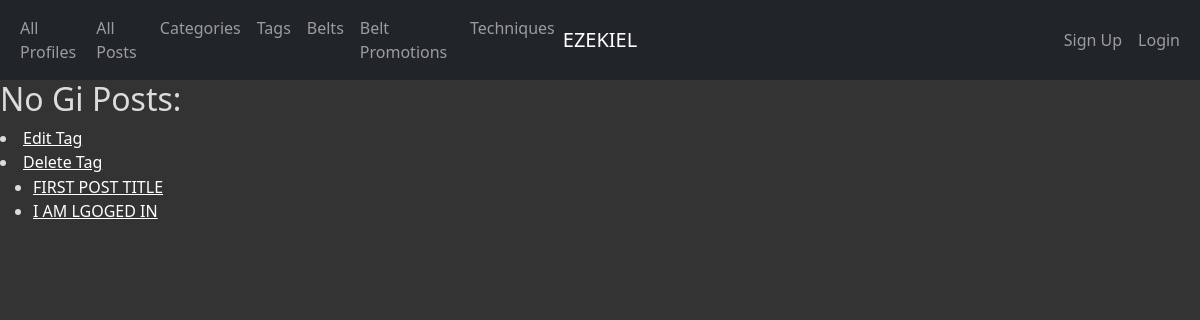
The app's page /tags/2/ with its own data.
### app_info/models.py (models this page shows, shortened)
class Tag(models.Model):
    tag_id = models.AutoField(primary_key=True)
    name = models.CharField(max_length=45)
    def get_update_url(self):
        return reverse('app_info_tag_update_urlpattern',
                       kwargs={'pk': self.pk}
                       )
    def get_delete_url(self):
        return reverse('app_info_tag_delete_urlpattern',
                       kwargs={'pk': self.pk}
                       )
    class Meta:
        ordering = ['name']

class Post(models.Model):
    post_id = models.AutoField(primary_key=True)
    text = models.TextField()
    image = models.ImageField(default="")
    created_at = models.DateTimeField(auto_now_add=True)
    updated_at = models.DateTimeField(auto_now=True)
    likes = models.IntegerField(default=0)
    title = models.CharField(max_length=45)
    subtitle = models.CharField(max_length=45)
    profile = models.ForeignKey(Profile, related_name='posts', on_delete=models.CASCADE)
    categories = models.ForeignKey(Category, related_name='posts', on_delete=models.PROTECT)
    tags = models.ManyToManyField(Tag)
    def get_absolute_url(self):
        return reverse('app_info_post_detail_urlpattern',
                       kwargs={'pk': self.pk}
                       )
    class Meta:
        ordering = ['title']

### app_info/views.py (the view)
class TagDetail(DetailView):
    model = Tag
    def get_context_data(self, **kwargs):
        context = super(DetailView, self).get_context_data(**kwargs)
        tag = self.get_object()
        posts = Post.objects.filter(tags__tag_id=tag.tag_id)
        name = tag.name
        context['posts'] = posts
        context['name'] = name
        return context

### app_info/templates/app_info/tag_detail.html (shortened to what this page needs)
{% extends 'app_info/base.html' %}
{% block content %}
    <h2>{{ tag.name }} Posts:</h2>
        <li>
          <a
              href="{{ tag.get_update_url }}"
              class="button button-primary">
            Edit Tag</a></li>
        <li>
          <a
              href="{{ tag.get_delete_url }}"
              class="button button-primary">
            Delete Tag</a></li>
    <section>
        <table>
            <tr>
                <td>
                    <ul>
                        {% for post in posts %}
                        <li>
                            <a href="{{ post.get_absolute_url }}">{{ post.title }}</a>
                        </li>
                        {% empty %}
                        <li><em>There are no posts for this tag</em></li>
                        {% endfor %}
                    </ul>
                </td>
            </tr>
        </table>
    </section>
{% endblock %}

### static/app_info/cover.css (style rules this page uses)
a, a:focus, a:hover { color: #fff; }
html, body { height: 100%; background-color: #333; }
div, h2, h3, em, li, span, label, td, th, p { color: gainsboro; }

### records on screen
Tag: name "No Gi"
Post: title "FIRST POST TITLE"
Post: title "I AM LGOGED IN"
